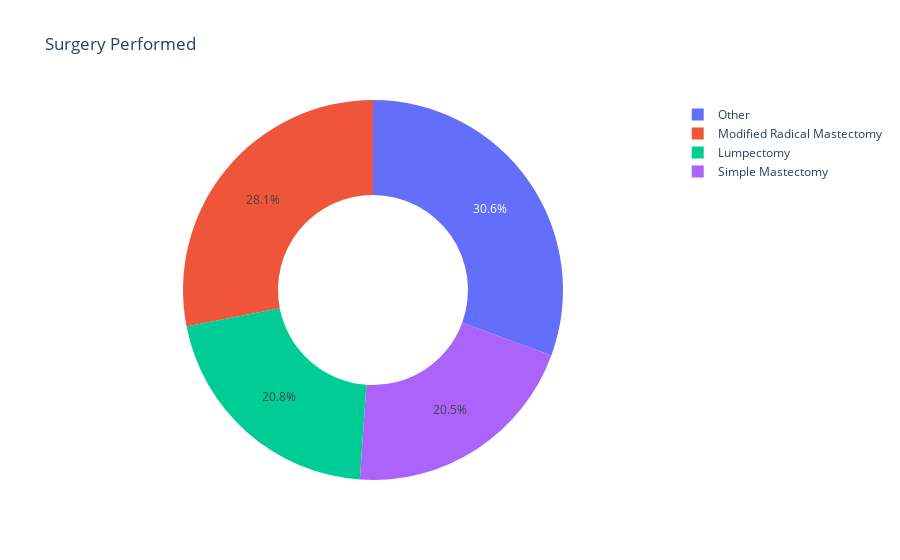

The code cell stored with this chart in its notebook:
### Code cell
#Surgery Type
surgery=data['Surgery_type'].value_counts() 
surgery_type= surgery.index 
number_of_patients= surgery.values 
figure = px.pie(data, 
                values=number_of_patients, 
             names=surgery_type,hole = 0.5, 
             title="Surgery Performed") #piechart showing the types of surgeries performed
figure.show()#Most patients have other surgeries

### Figure 1 — Plotly figure (JSON) as saved in the notebook; plotly's stock layout.template omitted (floating-point values rounded to 4 significant figures)
{"data": [{"domain": {"x": [0, 1], "y": [0, 1]}, "hole": 0.5, "hovertemplate": "label=%{label}<br>value=%{value}<extra></extra>", "labels": ["Other", "Modified Radical Mastectomy", "Lumpectomy", "Simple Mastectomy"], "legendgroup": "", "name": "", "showlegend": true, "type": "pie", "values": [97, 89, 66, 65]}], "layout": {"legend": {"tracegroupgap": 0}, "title": {"text": "Surgery Performed"}}}
